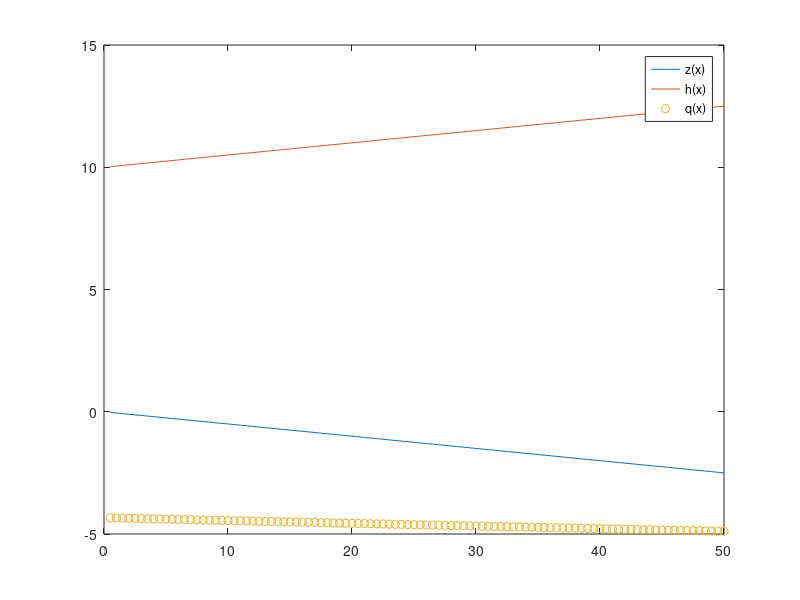

Reproduce this figure in MATLAB.
%Cálculo de la distribución de caudal en un ramal de riego por goteo
h0=10;n=100;k=1.25;x=0.54;CVm=0.05;le=0.5;s=0.5;D=13.6;I0=0.05;

vectorUnos=ones(1,n);
matrizAcum=tril(ones(n),0);

xR=(s.*vectorUnos)*transpose(matrizAcum);
zR=-I0.*xR;

h=h0.*vectorUnos-zR;
q=(k.*h.^x);

%Resultados
h0
CVq=std(q)/mean(q)
CVqh=std(k.*h.^x)/mean(k.*h.^x)
CVqm=sqrt(CVq^2-CVqh^2)

plot(xR,zR,"-;z(x);");hold on;plot(xR,h,"-;h(x);");plot(xR,-q,"o;q(x);");hold off;